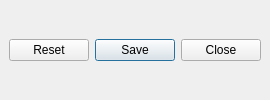
<?xml version="1.0" encoding="UTF-8"?>
<ui version="4.0">
 <class>MainWindow</class>
 <widget class="QMainWindow" name="MainWindow">
  <widget class="QWidget" name="centralwidget">
   <layout class="QVBoxLayout" name="verticalLayout">
    <item>
     <widget class="QDialogButtonBox" name="buttonBox">
      <property name="standardButtons">
       <set>QDialogButtonBox::Close|QDialogButtonBox::Reset|QDialogButtonBox::Save</set>
      </property>
     </widget>
    </item>
   </layout>
  </widget>
 </widget>
 <resources/>
 <connections/>
</ui>
